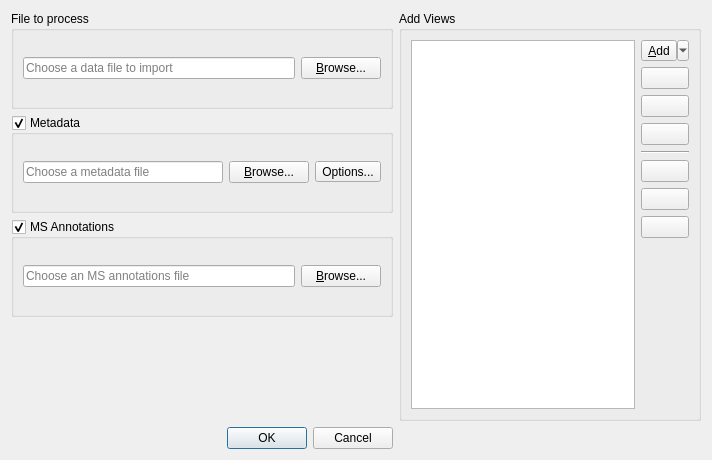
<?xml version="1.0" encoding="UTF-8"?>
<ui version="4.0">
 <class>ProcessFileDialog</class>
 <widget class="QDialog" name="ProcessFileDialog">
  <property name="windowModality">
   <enum>Qt::ApplicationModal</enum>
  </property>
  <property name="geometry">
   <rect>
    <x>0</x>
    <y>0</y>
    <width>712</width>
    <height>460</height>
   </rect>
  </property>
  <property name="windowTitle">
   <string>Process File</string>
  </property>
  <layout class="QGridLayout" name="gridLayout_2">
   <item row="4" column="0">
    <widget class="QDialogButtonBox" name="buttonBox">
     <property name="orientation">
      <enum>Qt::Horizontal</enum>
     </property>
     <property name="standardButtons">
      <set>QDialogButtonBox::Cancel|QDialogButtonBox::Ok</set>
     </property>
     <property name="centerButtons">
      <bool>false</bool>
     </property>
    </widget>
   </item>
   <item row="1" column="0">
    <widget class="QGroupBox" name="gbMetadata">
     <property name="title">
      <string>Metadata</string>
     </property>
     <property name="checkable">
      <bool>true</bool>
     </property>
     <property name="checked">
      <bool>true</bool>
     </property>
     <layout class="QGridLayout" name="gridLayout">
      <item row="0" column="1">
       <widget class="QPushButton" name="btBrowseMetadataFile">
        <property name="enabled">
         <bool>true</bool>
        </property>
        <property name="text">
         <string>&amp;Browse...</string>
        </property>
        <property name="icon">
         <iconset resource="ui.qrc">
          <normaloff>:/icons/images/folder-open.svg</normaloff>:/icons/images/folder-open.svg</iconset>
        </property>
       </widget>
      </item>
      <item row="0" column="2">
       <widget class="QToolButton" name="btMetadataOptions">
        <property name="text">
         <string>Options...</string>
        </property>
        <property name="icon">
         <iconset resource="ui.qrc">
          <normaloff>:/icons/images/preferences-system.svg</normaloff>:/icons/images/preferences-system.svg</iconset>
        </property>
       </widget>
      </item>
      <item row="0" column="0">
       <widget class="QLineEdit" name="editMetadataFile">
        <property name="enabled">
         <bool>true</bool>
        </property>
        <property name="minimumSize">
         <size>
          <width>200</width>
          <height>0</height>
         </size>
        </property>
        <property name="placeholderText">
         <string>Choose a metadata file</string>
        </property>
       </widget>
      </item>
     </layout>
    </widget>
   </item>
   <item row="0" column="0">
    <widget class="QGroupBox" name="gbProcess">
     <property name="title">
      <string>File to process</string>
     </property>
     <layout class="QHBoxLayout" name="horizontalLayout_4">
      <item>
       <widget class="QLineEdit" name="editProcessFile">
        <property name="minimumSize">
         <size>
          <width>200</width>
          <height>0</height>
         </size>
        </property>
        <property name="placeholderText">
         <string>Choose a data file to import</string>
        </property>
       </widget>
      </item>
      <item>
       <widget class="QPushButton" name="btBrowseProcessFile">
        <property name="text">
         <string>&amp;Browse...</string>
        </property>
        <property name="icon">
         <iconset resource="ui.qrc">
          <normaloff>:/icons/images/folder-open.svg</normaloff>:/icons/images/folder-open.svg</iconset>
        </property>
       </widget>
      </item>
     </layout>
    </widget>
   </item>
   <item row="2" column="0">
    <widget class="QGroupBox" name="gbMSAnnotations">
     <property name="title">
      <string>MS Annotations</string>
     </property>
     <property name="checkable">
      <bool>true</bool>
     </property>
     <property name="checked">
      <bool>true</bool>
     </property>
     <layout class="QGridLayout" name="gridLayout_3">
      <item row="0" column="0">
       <widget class="QLineEdit" name="editMSAnnotationsFile">
        <property name="enabled">
         <bool>true</bool>
        </property>
        <property name="minimumSize">
         <size>
          <width>200</width>
          <height>0</height>
         </size>
        </property>
        <property name="placeholderText">
         <string>Choose an MS annotations file</string>
        </property>
       </widget>
      </item>
      <item row="0" column="1">
       <widget class="QPushButton" name="btBrowseMSAnnotationsFile">
        <property name="enabled">
         <bool>true</bool>
        </property>
        <property name="text">
         <string>&amp;Browse...</string>
        </property>
        <property name="icon">
         <iconset resource="ui.qrc">
          <normaloff>:/icons/images/folder-open.svg</normaloff>:/icons/images/folder-open.svg</iconset>
        </property>
       </widget>
      </item>
     </layout>
    </widget>
   </item>
   <item row="0" column="3" rowspan="4">
    <widget class="QGroupBox" name="gbAddViews">
     <property name="title">
      <string>Add Views</string>
     </property>
     <layout class="QHBoxLayout" name="horizontalLayout_3">
      <item>
       <widget class="QListWidget" name="lstViews">
        <property name="dragDropMode">
         <enum>QAbstractItemView::InternalMove</enum>
        </property>
        <property name="alternatingRowColors">
         <bool>true</bool>
        </property>
        <property name="selectionMode">
         <enum>QAbstractItemView::ExtendedSelection</enum>
        </property>
        <property name="uniformItemSizes">
         <bool>true</bool>
        </property>
       </widget>
      </item>
      <item>
       <layout class="QVBoxLayout" name="verticalLayout">
        <item>
         <widget class="QToolButton" name="btAddView">
          <property name="toolTip">
           <string>Add a view to the list</string>
          </property>
          <property name="statusTip">
           <string>Add a view to the list</string>
          </property>
          <property name="text">
           <string>&amp;Add</string>
          </property>
          <property name="icon">
           <iconset resource="ui.qrc">
            <normaloff>:/icons/images/list-add.svg</normaloff>:/icons/images/list-add.svg</iconset>
          </property>
          <property name="iconSize">
           <size>
            <width>16</width>
            <height>16</height>
           </size>
          </property>
          <property name="popupMode">
           <enum>QToolButton::MenuButtonPopup</enum>
          </property>
         </widget>
        </item>
        <item>
         <widget class="QPushButton" name="btRemoveViews">
          <property name="toolTip">
           <string>Remove selected view(s) from the list</string>
          </property>
          <property name="statusTip">
           <string>Remove selected view(s) from the list</string>
          </property>
          <property name="text">
           <string/>
          </property>
          <property name="icon">
           <iconset resource="ui.qrc">
            <normaloff>:/icons/images/list-remove.svg</normaloff>:/icons/images/list-remove.svg</iconset>
          </property>
         </widget>
        </item>
        <item>
         <widget class="QPushButton" name="btEditView">
          <property name="toolTip">
           <string>Edit selected view options</string>
          </property>
          <property name="statusTip">
           <string>Edit selected view options</string>
          </property>
          <property name="text">
           <string/>
          </property>
          <property name="icon">
           <iconset resource="ui.qrc">
            <normaloff>:/icons/images/list-edit.svg</normaloff>:/icons/images/list-edit.svg</iconset>
          </property>
         </widget>
        </item>
        <item>
         <widget class="QPushButton" name="btClear">
          <property name="toolTip">
           <string>Clear list</string>
          </property>
          <property name="statusTip">
           <string>Clear list</string>
          </property>
          <property name="text">
           <string/>
          </property>
          <property name="icon">
           <iconset resource="ui.qrc">
            <normaloff>:/icons/images/list-clear.svg</normaloff>:/icons/images/list-clear.svg</iconset>
          </property>
         </widget>
        </item>
        <item>
         <widget class="Line" name="line">
          <property name="orientation">
           <enum>Qt::Horizontal</enum>
          </property>
         </widget>
        </item>
        <item>
         <widget class="QPushButton" name="btSelectAll">
          <property name="toolTip">
           <string>Select all items</string>
          </property>
          <property name="statusTip">
           <string>Select all items</string>
          </property>
          <property name="text">
           <string/>
          </property>
          <property name="icon">
           <iconset resource="ui.qrc">
            <normaloff>:/icons/images/select-all.svg</normaloff>:/icons/images/select-all.svg</iconset>
          </property>
         </widget>
        </item>
        <item>
         <widget class="QPushButton" name="btSelectNone">
          <property name="toolTip">
           <string>Select nothing</string>
          </property>
          <property name="statusTip">
           <string>Select nothing</string>
          </property>
          <property name="text">
           <string/>
          </property>
          <property name="icon">
           <iconset resource="ui.qrc">
            <normaloff>:/icons/images/select-none.svg</normaloff>:/icons/images/select-none.svg</iconset>
          </property>
         </widget>
        </item>
        <item>
         <widget class="QPushButton" name="btSelectInvert">
          <property name="toolTip">
           <string>Invert selection</string>
          </property>
          <property name="statusTip">
           <string>Invert selection</string>
          </property>
          <property name="text">
           <string/>
          </property>
          <property name="icon">
           <iconset resource="ui.qrc">
            <normaloff>:/icons/images/select-invert.svg</normaloff>:/icons/images/select-invert.svg</iconset>
          </property>
         </widget>
        </item>
        <item>
         <spacer name="verticalSpacer">
          <property name="orientation">
           <enum>Qt::Vertical</enum>
          </property>
          <property name="sizeHint" stdset="0">
           <size>
            <width>20</width>
            <height>40</height>
           </size>
          </property>
         </spacer>
        </item>
       </layout>
      </item>
     </layout>
    </widget>
   </item>
  </layout>
 </widget>
 <resources>
  <include location="ui.qrc"/>
 </resources>
 <connections>
  <connection>
   <sender>buttonBox</sender>
   <signal>accepted()</signal>
   <receiver>ProcessFileDialog</receiver>
   <slot>accept()</slot>
   <hints>
    <hint type="sourcelabel">
     <x>248</x>
     <y>254</y>
    </hint>
    <hint type="destinationlabel">
     <x>157</x>
     <y>274</y>
    </hint>
   </hints>
  </connection>
  <connection>
   <sender>buttonBox</sender>
   <signal>rejected()</signal>
   <receiver>ProcessFileDialog</receiver>
   <slot>reject()</slot>
   <hints>
    <hint type="sourcelabel">
     <x>316</x>
     <y>260</y>
    </hint>
    <hint type="destinationlabel">
     <x>286</x>
     <y>274</y>
    </hint>
   </hints>
  </connection>
 </connections>
</ui>
